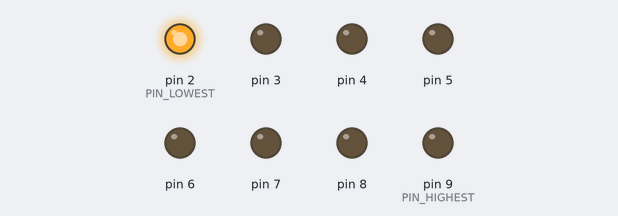
The sketch below on a simulated Arduino Uno, built with avr-gcc and run on an emulated ATmega328P. On the bench: output pins drawn as LEDs (lit = HIGH).

Above: at 0.05 s.
At 0.95 s:
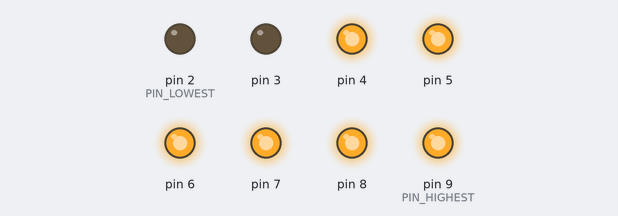
At 1.85 s:
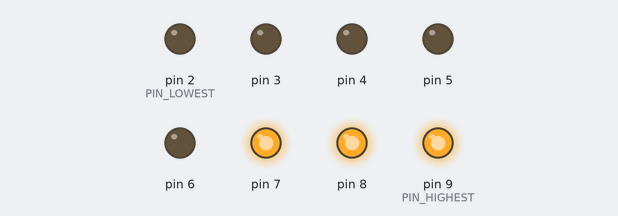
At 3.65 s:
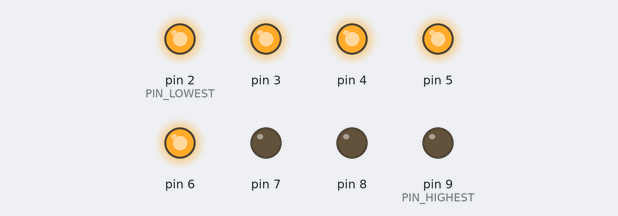
At 5.55 s:
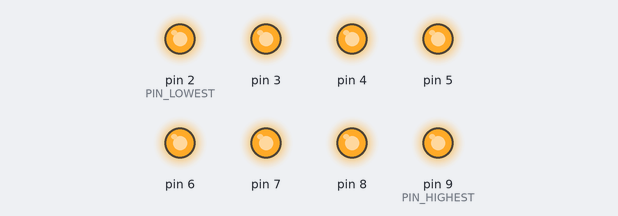
At 7.25 s:
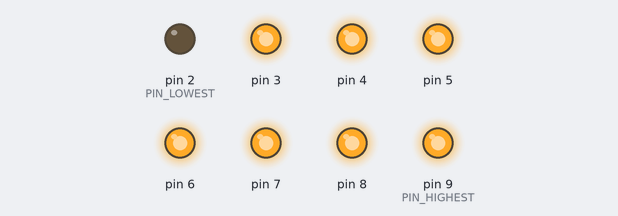
Timing chart, 0 to 7.5 s (numbered marks = the images above):
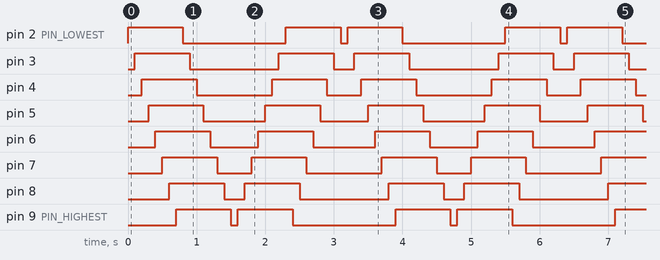

Measured:
- by itself, pin 2 (PIN_LOWEST): repeats every 3.2 s: LOW 1.5 s, HIGH 0.80 s, LOW 0.10 s, HIGH 0.80 s
- by itself, pin 3: repeats every 3.2 s: LOW 1.3 s, HIGH 0.80 s, LOW 0.30 s, HIGH 0.80 s
- by itself, pin 4: repeats every 3.2 s: LOW 1.1 s, HIGH 0.80 s, LOW 0.50 s, HIGH 0.80 s
- by itself, pin 5: repeats every 3.2 s: LOW 0.90 s, HIGH 0.80 s, LOW 0.70 s, HIGH 0.80 s
- by itself, pin 6: repeats every 3.2 s: LOW 0.70 s, HIGH 0.80 s, LOW 0.90 s, HIGH 0.80 s
- by itself, pin 7: repeats every 3.2 s: LOW 0.50 s, HIGH 0.80 s, LOW 1.1 s, HIGH 0.80 s
- by itself, pin 8: repeats every 3.2 s: LOW 0.30 s, HIGH 0.80 s, LOW 1.3 s, HIGH 0.80 s
- by itself, pin 9 (PIN_HIGHEST): repeats every 3.2 s: LOW 0.10 s, HIGH 0.80 s, LOW 1.5 s, HIGH 0.80 s

The sketch:

FlowingLED.ino
```cpp
/*
 * Make 8 LEDs light up and dim successively, using Pin 2-9 of Arduino Uno
 * Author(s): Junru (Thomas) Ren
 * Date: Feb 15, 2017
 * Remark: Be sure to have a resister connected in series with a LED to
 *         protect the circuit.
 */

const int PIN_LOWEST  = 2; // The lowest one attach to pin 2
const int PIN_HIGHEST = 9; // The highest one attach to pin 9
const int DELAY_GAP = 100; // The delay gap (in ms)

void setup()
{
  // Initialize Pin 2 through Pin 9 as output pins
  for (int thisPin = PIN_LOWEST; thisPin <= PIN_HIGHEST; thisPin++)
  {
    pinMode(thisPin, OUTPUT);
  }
}

void loop()
{
  // Turn the LED on from lowest to the highest
  for (int thisPin = PIN_LOWEST; thisPin <= PIN_HIGHEST; thisPin++)
  {
    digitalWrite(thisPin, HIGH);
    delay(DELAY_GAP);
  }
  // Fade from the lowest to the highest
  for (int thisPin = PIN_LOWEST; thisPin <= PIN_HIGHEST; thisPin++)
  {
    digitalWrite(thisPin, LOW);
    delay(DELAY_GAP);
  }
  // Turn the LED on from highest to the lowest
  for (int thisPin = PIN_HIGHEST; thisPin >= PIN_LOWEST; thisPin--)
  {
    digitalWrite(thisPin, HIGH);
    delay(DELAY_GAP);
  }
  // Fade from the highest to the lowest
  for (int thisPin = PIN_HIGHEST; thisPin >= PIN_LOWEST; thisPin--)
  {
    digitalWrite(thisPin, LOW);
    delay(DELAY_GAP);
  }
}
```
